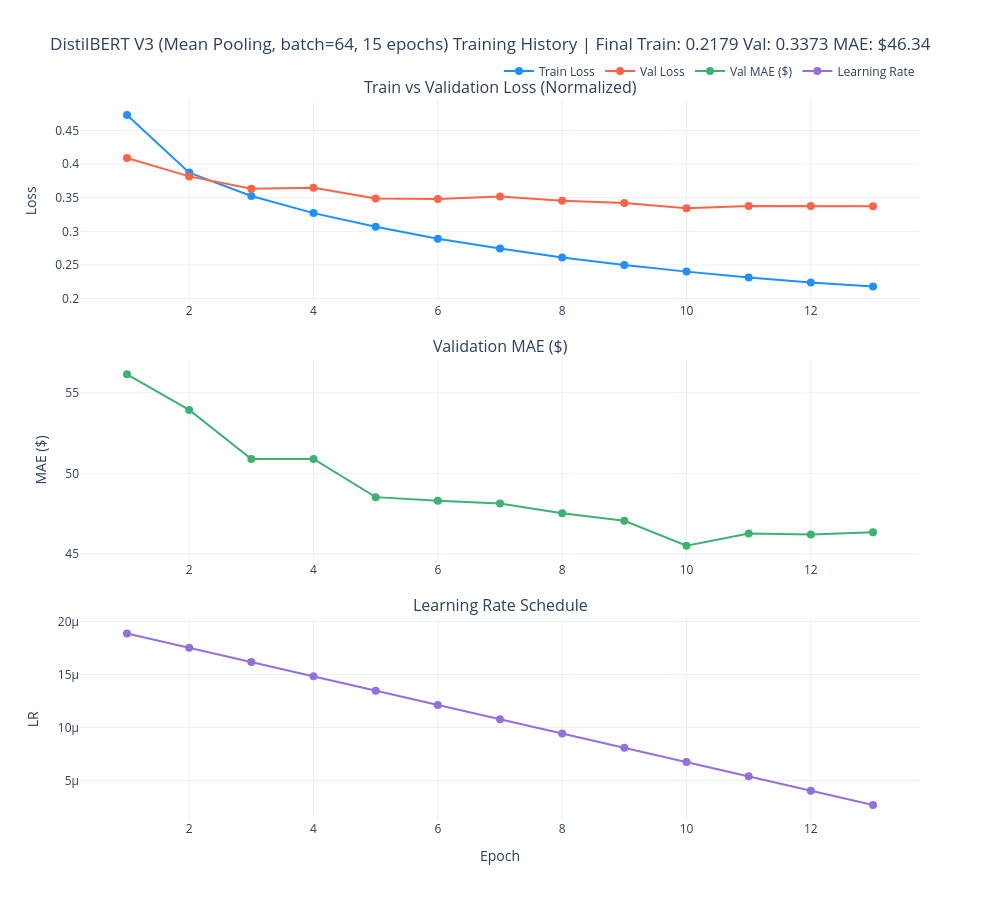

This figure's notebook cell:
### Markdown cell above
## 4. Training History

### Code cell
plot_training_history(history, title="DistilBERT V3 (Mean Pooling, batch=64, 15 epochs)")

### Figure 1 — Plotly figure (JSON) as saved in the notebook; plotly's stock layout.template omitted (floating-point values rounded to 4 significant figures)
{"data": [{"line": {"color": "dodgerblue", "width": 2}, "marker": {"size": 8}, "mode": "lines+markers", "name": "Train Loss", "type": "scatter", "x": [1, 2, 3, 4, 5, 6, 7, 8, 9, 10, 11, 12, 13], "xaxis": "x", "y": [0.473, 0.3874, 0.3526, 0.3271, 0.3068, 0.2891, 0.2744, 0.2612, 0.2501, 0.2401, 0.2315, 0.2237, 0.2179], "yaxis": "y"}, {"line": {"color": "tomato", "width": 2}, "marker": {"size": 8}, "mode": "lines+markers", "name": "Val Loss", "type": "scatter", "x": [1, 2, 3, 4, 5, 6, 7, 8, 9, 10, 11, 12, 13], "xaxis": "x", "y": [0.4092, 0.3818, 0.3633, 0.365, 0.3489, 0.3482, 0.3519, 0.3457, 0.3423, 0.3342, 0.3377, 0.3378, 0.3373], "yaxis": "y"}, {"hovertemplate": "Epoch %{x}<br>MAE: $%{y:,.2f}<extra></extra>", "line": {"color": "mediumseagreen", "width": 2}, "marker": {"size": 8}, "mode": "lines+markers", "name": "Val MAE ($)", "type": "scatter", "x": [1, 2, 3, 4, 5, 6, 7, 8, 9, 10, 11, 12, 13], "xaxis": "x2", "y": [56.15, 53.93, 50.88, 50.89, 48.52, 48.3, 48.12, 47.52, 47.05, 45.5, 46.27, 46.2, 46.34], "yaxis": "y2"}, {"line": {"color": "mediumpurple", "width": 2}, "marker": {"size": 8}, "mode": "lines+markers", "name": "Learning Rate", "type": "scatter", "x": [1, 2, 3, 4, 5, 6, 7, 8, 9, 10, 11, 12, 13], "xaxis": "x3", "y": [1.887e-05, 1.752e-05, 1.617e-05, 1.482e-05, 1.348e-05, 1.213e-05, 1.078e-05, 9.434e-06, 8.086e-06, 6.739e-06, 5.391e-06, 4.043e-06, 2.695e-06], "yaxis": "y3"}], "layout": {"annotations": [{"font": {"size": 16}, "showarrow": false, "text": "Train vs Validation Loss (Normalized)", "x": 0.5, "xanchor": "center", "xref": "paper", "y": 1, "yanchor": "bottom", "yref": "paper"}, {"font": {"size": 16}, "showarrow": false, "text": "Validation MAE ($)", "x": 0.5, "xanchor": "center", "xref": "paper", "y": 0.64, "yanchor": "bottom", "yref": "paper"}, {"font": {"size": 16}, "showarrow": false, "text": "Learning Rate Schedule", "x": 0.5, "xanchor": "center", "xref": "paper", "y": 0.28, "yanchor": "bottom", "yref": "paper"}], "height": 900, "legend": {"orientation": "h", "x": 1, "xanchor": "right", "y": 1.02, "yanchor": "bottom"}, "showlegend": true, "title": {"text": "DistilBERT V3 (Mean Pooling, batch=64, 15 epochs) Training History | Final Train: 0.2179 Val: 0.3373 MAE: $46.34"}, "width": 1000, "xaxis": {"anchor": "y", "domain": [0, 1]}, "xaxis2": {"anchor": "y2", "domain": [0, 1]}, "xaxis3": {"anchor": "y3", "domain": [0, 1], "title": {"text": "Epoch"}}, "yaxis": {"anchor": "x", "domain": [0.72, 1], "title": {"text": "Loss"}}, "yaxis2": {"anchor": "x2", "domain": [0.36, 0.64], "title": {"text": "MAE ($)"}}, "yaxis3": {"anchor": "x3", "domain": [0, 0.28], "title": {"text": "LR"}}}}
